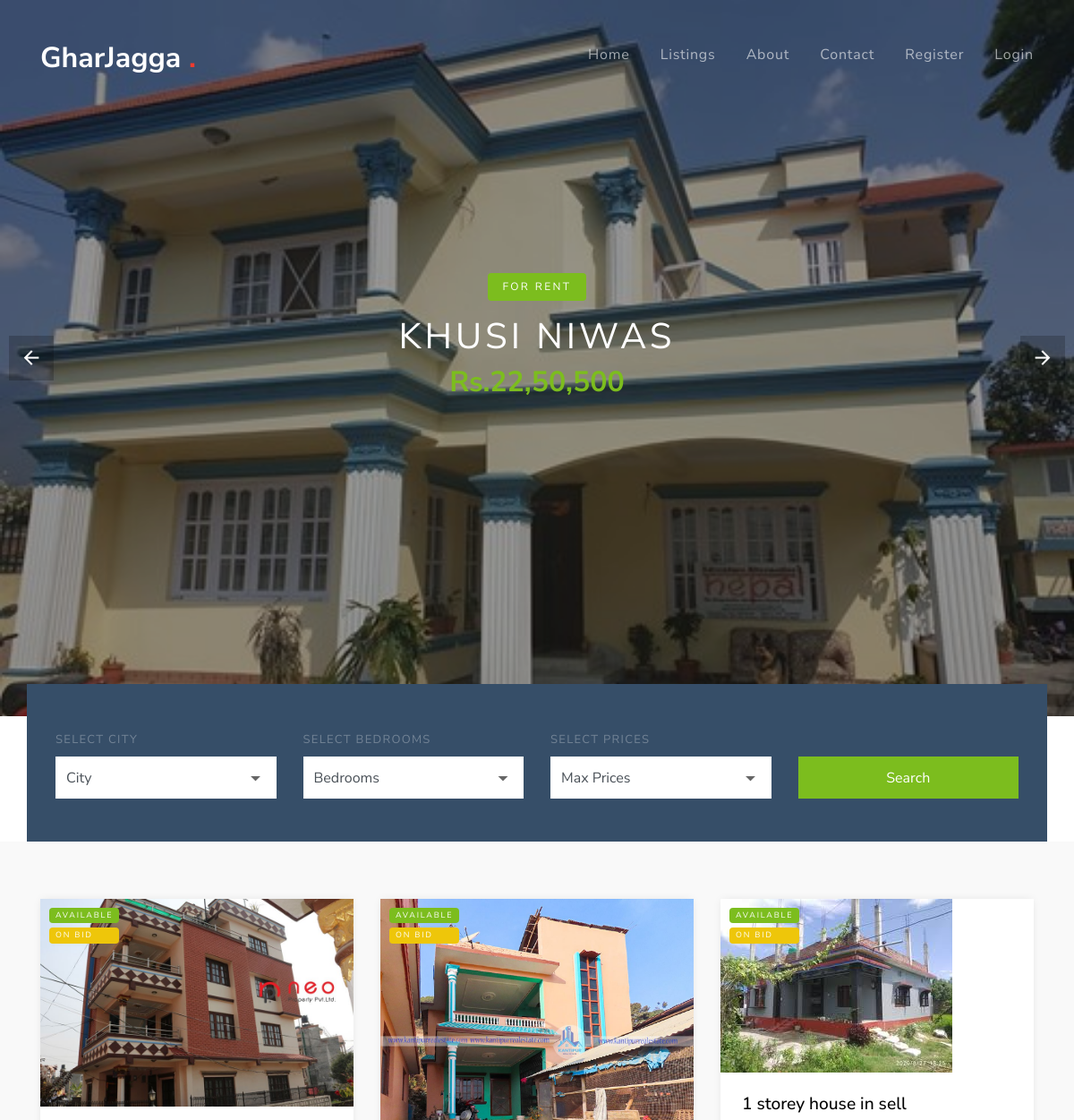
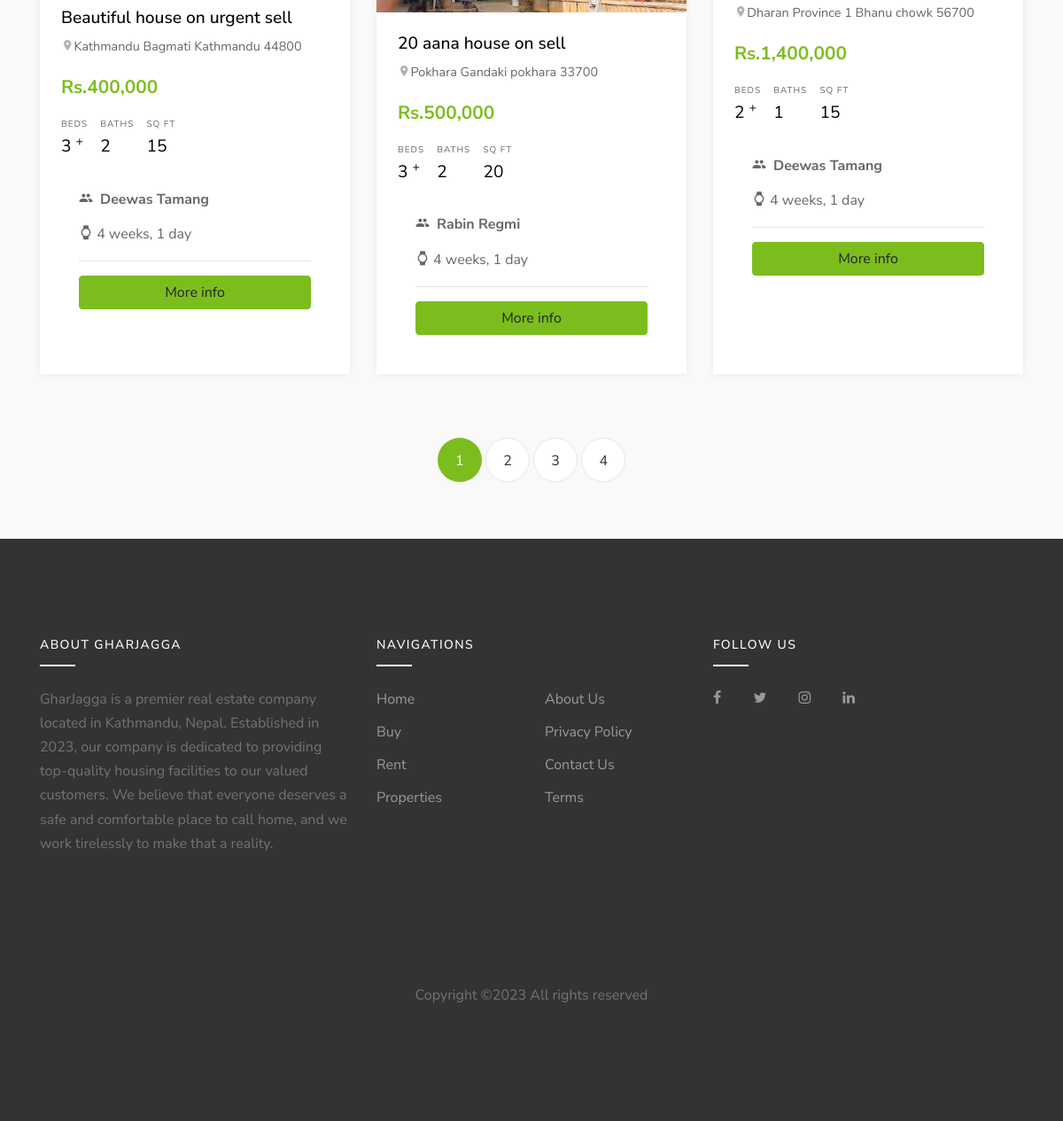
/listings/, run on the app's committed database (2 pictures, top to bottom).
### listings/models.py (models this page shows, shortened)
class Listing(models.Model):
    realtor = models.ForeignKey(Realtor, on_delete=models.CASCADE)
    title = models.CharField(max_length=50)
    address = models.CharField(max_length=20)
    city = models.CharField(max_length=20)
    state = models.CharField(max_length=20)
    zipcode = models.CharField(max_length=10)
    descriptions = models.TextField(blank=True)
    price = models.IntegerField()
    bedrooms = models.IntegerField()
    bathrooms = models.IntegerField()
    garage = models.IntegerField(default=0)
    area = models.IntegerField()
    photo_main = models.ImageField(upload_to='photos/%Y/%m/%d')
    photo1 = models.ImageField(upload_to='photos/%Y/%m/%d')
    photo2 = models.ImageField(upload_to='photos/%Y/%m/%d', blank=True)
    photo3 = models.ImageField(upload_to='photos/%Y/%m/%d', blank=True)
    photo4 = models.ImageField(upload_to='photos/%Y/%m/%d', blank=True)
    photo5 = models.ImageField(upload_to='photos/%Y/%m/%d', blank=True)
    is_published = models.BooleanField(default=True)
    list_date = models.DateTimeField(default=datetime.now, blank=True)
    types = models.CharField(max_length=50)
    build_year = models.DateTimeField(default=datetime.now, blank=True)
    rate = models.CharField(max_length=30, blank=True)
    STAT = (
        ("soldout", "product soldout"),
        ("on bid", "product on bidding"),
        ("available", "product available")
    )
    status = models.CharField(max_length=20, choices=STAT)
    objects = PublishManager()

### realtors/models.py (models this page shows)
class Realtor(models.Model):
    name = models.CharField(max_length=200)
    photo = models.ImageField(upload_to='photos/realtors/%Y/%m/%d')
    description = models.TextField(blank=True)
    phone = models.CharField(max_length=20)
    email = models.CharField(max_length=50)
    is_som = models.BooleanField(default=False, help_text='Is Seller of The Month')
    hire_date = models.DateTimeField(default=datetime.now, blank=True)
    def __str__(self):
        return self.name

### listings/views.py (the view)
# urls.py: path('', views.index, name='listings'),
def index(request):
    listings = Listing.objects.order_by('-list_date').filter(is_published=True)
    paginator = Paginator(listings, 3)
    page = request.GET.get('page')
    page_listing = paginator.get_page(page)
    context = {
        'listings': page_listing,
        'city_choices': city_choices,
        'bedroom_choices': bedroom_choices,
        'price_choices': price_choices
    }
    return render(request, 'listings/listings.html', context)

### templates/listings/listings.html (shortened to what this page needs)
{% extends "headfoot.html" %}
{% load humanize %}
{% block content %}
  <div class="site-section site-section-sm pb-0">
      <div class="container">
        <div class="row">
          <form action="{% url 'search' %}" class="form-search col-md-12" style="margin-top: -100px;">
            <div class="row  align-items-end">
              <div class="col-md-3">
                <label for="list-types">Select City</label>
                <div class="select-wrap">
                  <select name="city" id="list-types" class="form-control d-block rounded-0">
                    <option selected="true" disabled="disabled">City</option>
                  </select>
                </div>
              </div>
              <div class="col-md-3">
                <label for="offer-types">Select Bedrooms</label>
                <div class="select-wrap">
                  <select name="bedrooms" id="offer-types" class="form-control d-block rounded-0">
                    <option selected="true" disabled="disabled">Bedrooms</option>
                  </select>
                </div>
              </div>
              <div class="col-md-3">
                <label for="select-city">Select Prices</label>
                <div class="select-wrap">
                  <select name="price" id="select-city" class="form-control d-block rounded-0">
                    <option selected="true" disabled="disabled">Max Prices</option>
                  </select>
                </div>
              </div>
              <div class="col-md-3">
                <input type="submit" class="btn btn-success text-white btn-block rounded-0" value="Search">
              </div>
            </div>
          </form>
        </div>
      </div>
    </div>
<div class="site-section site-section-sm bg-light">
  <div class="container">
    {% if listings %}
      <div class="row mb-5">
         {% for listing in listings %}
          <div class="col-md-6 col-lg-4 mb-4">
            <div class="property-entry h-100">
              <a href="{% url 'listing' listing.id %}" class="property-thumbnail">
                <div class="offer-type-wrap">
                  {% if listing.status == 'available' %}
                    <span class="offer-type bg-success">{{ listing.status }}</span>
                      <span class="offer-type bg-warning">on bid</span>
                    {% else %}
                      <span class="offer-type bg-danger">{{ listing.status }}</span>
                  {% endif %}
                </div>
                <img src="{{ listing.photo_main.url }}" alt="Image" class="img-fluid">
              </a>
              <div class="p-4 property-body">
                <h2 class="property-title"><a href="{% url 'listing' listing.id %}">{{ listing.title }}</a></h2>
                <span class="property-location d-block mb-3"><span class="property-icon icon-room"></span>{{ listing.city }} {{listing.state }} {{listing.address}} {{listing.zipcode}}</span>
                <strong class="property-price text-primary mb-3 d-block text-success">Rs.{{ listing.price |intcomma }}</strong>
                <ul class="property-specs-wrap mb-3 mb-lg-0">
                  <li>
                    <span class="property-specs">Beds</span>
                    <span class="property-specs-number">{{listing.bedrooms}} <sup>+</sup></span>
                  </li>
                  <li>
                    <span class="property-specs">Baths</span>
                    <span class="property-specs-number">{{listing.bathrooms}}</span>
                  </li>
                  <li>
                    <span class="property-specs">SQ FT</span>
                    <span class="property-specs-number">{{ listing.area }}</span>
                  </li>
                </ul>
                  <div class="card-body">
                      <p class="card-title " style="font-weight:bold;"><span class="property-icon icon-people">   </span> {{listing.realtor}}
                      </p>
                           <p><span class="property-icon icon-watch"></span>
                          {{ listing.list_date | timesince}}
                          </p>
                        <hr>
                            <a href="{% url 'listing' listing.id %}" class="btn btn-success btn-block ">   More info   </a>
                          </div>
              </div>
            </div>
          </div>{% endfor %}
        </div>
        {% else %}
            <div>
              <h3>Not any list</h3>
            </div>
    {% endif %}
        <div class="row">
          <div class="col-md-12 text-center">
            <div class="site-pagination">
              {% for i in listings.paginator.page_range %}
            <a href="?page={{i}}" class="{% if listings.number == i %}active
            {% endif %}"> {{i}}</a>
            {% endfor %}
            </div>
          </div>
        </div>
      </div>
    </div>
{% endblock content %}

### static/css/style.css (style rules this page uses)
body { line-height: 1.7; color: rgba(0, 0, 0, 0.6); font-weight: 400; font-size: 1rem; font-family: "Roboto Mono", SFMono-Regular, Menlo, Monaco, Consolas, "Liberation Mono", "Courier New", monospace; font-family: "Nunito Sans", -apple-system, BlinkMacSystemFont, "Segoe UI", Roboto, "Helvetica Neue", Arial, sans-serif, "Apple Color Emoji", "Segoe UI Emoji", "Segoe UI Symbol", "Noto Color Emoji"; }
a { -webkit-transition: .3s all ease; -o-transition: .3s all ease; transition: .3s all ease; }
.bg-light { background: #f9f9f9 !important; }
.btn { position: relative; top: 0; }
.form-control { height: 47px; }
.site-section { padding: 3em 0; }
@media (min-width: 768px) { .site-section { padding: 7em 0; } }
.site-section.site-section-sm { padding: 4em 0; }
.property-entry { -webkit-box-shadow: 0 0 10px -2px rgba(0, 0, 0, 0.1); box-shadow: 0 0 10px -2px rgba(0, 0, 0, 0.1); background: #fff; }
.property-entry .property-body { position: relative; }
.property-entry .offer-type-wrap { position: absolute; top: 10px; left: 10px; z-index: 8; }
.property-entry .property-thumbnail { overflow: hidden; position: relative; display: block; }
.property-entry .property-thumbnail .offer-type { display: block; margin-bottom: 5px; padding: 1px 7px; color: #fff; text-transform: uppercase; letter-spacing: .2em; font-size: 9px; border-radius: 4px; }
.property-entry .property-thumbnail img { -webkit-transition: .3s all ease; -o-transition: .3s all ease; transition: .3s all ease; -webkit-transform: scale(1); -ms-transform: scale(1); transform: scale(1); }
.property-entry .property-title { font-size: 1.2rem; }
.property-entry .property-title a { color: #000; }
.property-entry .property-location { font-size: .9rem; }
.property-entry .property-location .property-icon { color: rgba(0, 0, 0, 0.3); }
.property-entry .property-specs-number { font-size: 1.2rem; color: #000; }
.property-entry .property-specs-wrap { list-style: none; padding: 0; margin: 0; }
.property-entry .property-specs-wrap li { display: inline-block; margin-right: 10px; margin-bottom: 10px; }
.property-entry .property-specs { display: block; text-transform: uppercase; font-size: 10px; letter-spacing: .1em; }
.property-entry .property-price { font-size: 1.3rem; }
.property-specs-wrap { list-style: none; padding: 0; margin: 0; }
.property-specs-wrap li { display: inline-block; margin-right: 10px; margin-bottom: 10px; }
.property-specs { display: block; text-transform: uppercase; font-size: 10px; letter-spacing: .1em; }
.property-price { font-size: 1.3rem; }
.form-search { background: #364e68; position: relative; z-index: 1; padding: 3rem 2rem; -webkit-box-shadow: 0 0px 30px 0px rbga(0, 0, 0, 1); box-shadow: 0 0px 30px 0px rbga(0, 0, 0, 1); }
.form-search label { text-transform: uppercase; font-size: 13px; letter-spacing: .1em; color: rgba(255, 255, 255, 0.3); }
.form-search .form-control { border: none; }
.form-search .btn[type="submit"] { height: 47px; }
.select-wrap { position: relative; }
.select-wrap select { -webkit-appearance: none; -moz-appearance: none; appearance: none; }
.site-pagination a { display: inline-block; width: 50px; border-radius: 50%; height: 50px; line-height: 50px; background: #fff; color: #333333; border: 1px solid #e6e6e6; }
.site-pagination a.active { border: 1px solid transparent; background: #7cbd1e; color: #fff; }
.property-body { padding: 40px; }

### data on the page
Listing: status "AVAILABLE", photo_main (picture), title "Beautiful house on urgent sell", city "Kathmandu", state "Bagmati", address "Kathmandu", zipcode "44800", price "400,000", bedrooms "3", bathrooms "2", area "15", realtor "Deewas Tamang", list_date "4 weeks, 1 day"
Listing: status "AVAILABLE", photo_main (picture), title "20 aana house on sell", city "Pokhara", state "Gandaki", address "pokhara", zipcode "33700", price "500,000", bedrooms "3", bathrooms "2", area "20", realtor "Rabin Regmi", list_date "4 weeks, 1 day"
Listing: status "AVAILABLE", photo_main (picture), title "1 storey house in sell", city "Dharan", state "Province 1", address "Bhanu chowk", zipcode "56700", price "1,400,000", bedrooms "2", bathrooms "1", area "15", realtor "Deewas Tamang", list_date "4 weeks, 1 day"

### other printed values
{{ i }} "1" "2" "3" "4"
